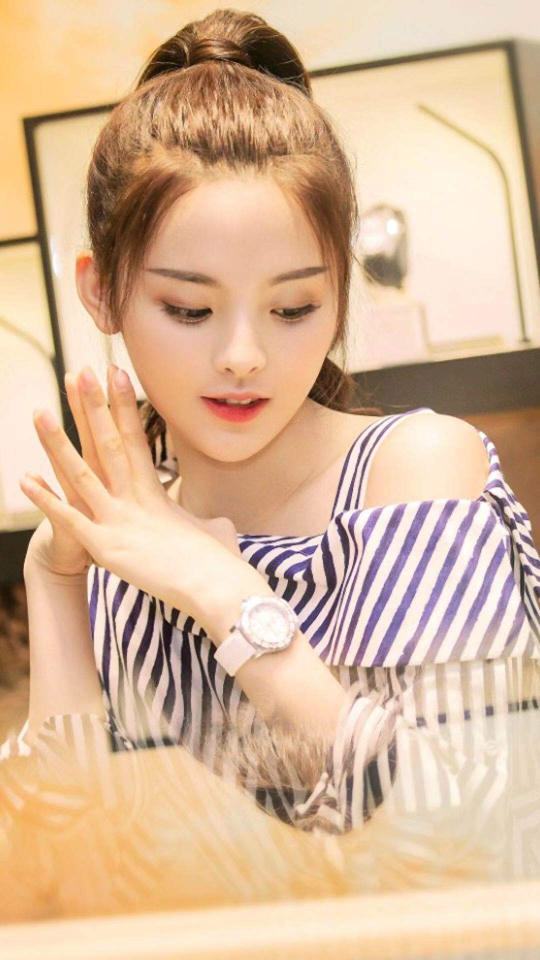
#> input picture openvc/yang.jpg, 1080 x 1920 px (shown at 1/2 size)
$ python 1.py
#> lines starting #> are read from the running program, lines starting #| are printed output that depends on the picture
import cv2
#cv2.imread(路径名，像素模式) 1 彩色 0 灰色 -1 alpha通道
# img.shape 返回一个元祖(height,width)
# cv2.imshow(name,img)
# cv2.imwrite(路径名，img)
# cv2.waitKey(0) 返回按键的ASCII码
# cv2.destroyWindow(name) cv2.destroyAllWindow()
# cv2.resize(img,(width,height))
#
img=cv2.imread("yang.jpg",0)
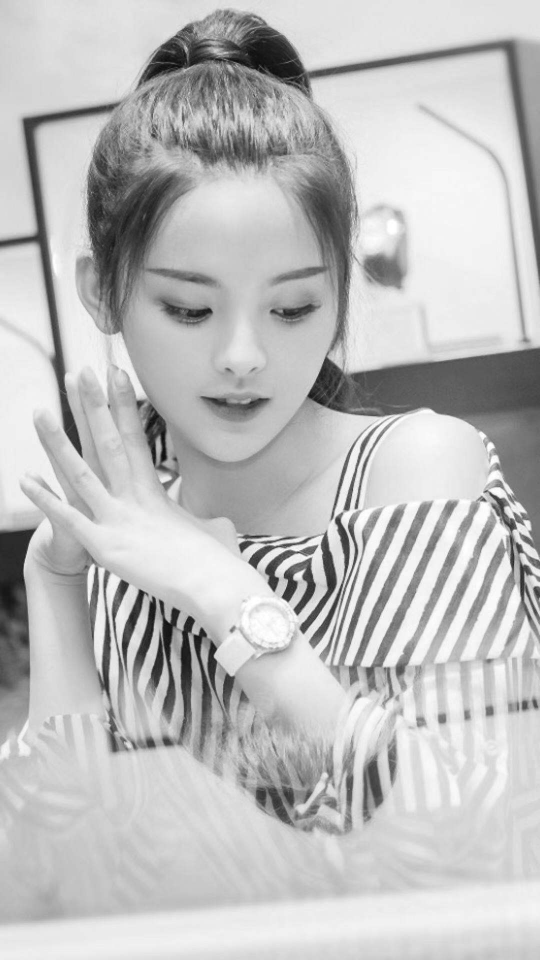
#> img: shape (1920, 1080) (shown at 1/2 size); min 0, max 255, mean 189.9
# print(img.shape)
img=cv2.resize(img,(int(img.shape[1]/4),int(img.shape[0]/4)))
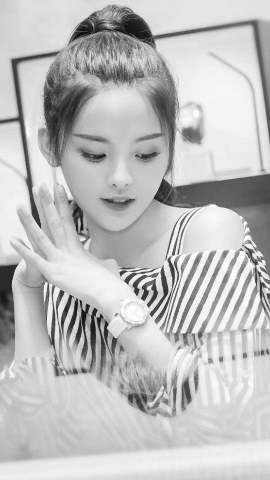
#> img: shape (480, 270); min 9, max 255, mean 190
cv2.imshow("yang",img)
key=cv2.waitKey(0)
#> (key Esc is pressed here)
if key==115:
    cv2.imwrite("yang_grey2.jpg",img)
    cv2.destroyWindow("yang")

$ run again, with openvc/15.jpg copied over openvc/yang.jpg
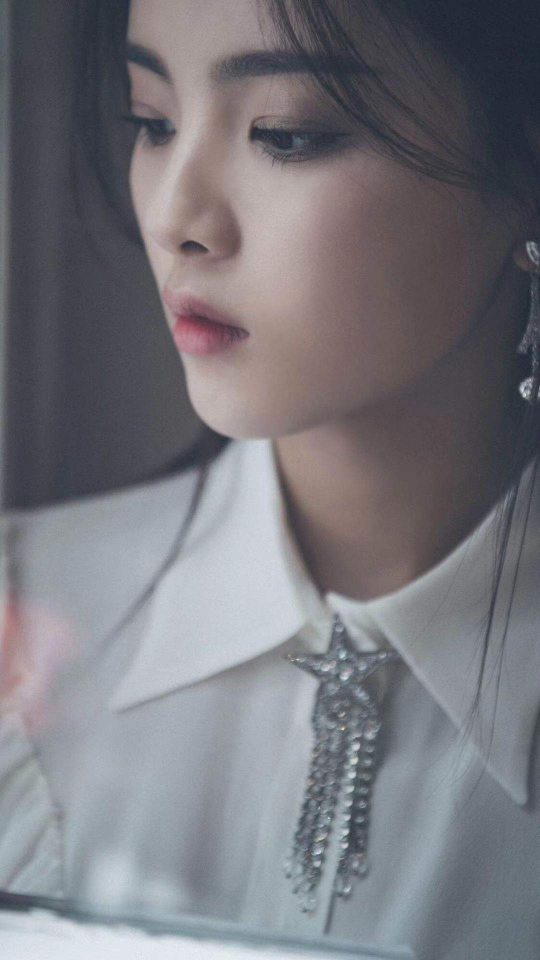
#> input picture openvc/15.jpg, 1080 x 1920 px (shown at 1/2 size)
#> `img=cv2.resize(img,(int(img.shape[1]/4),int(img.shape[0]/4)))`:
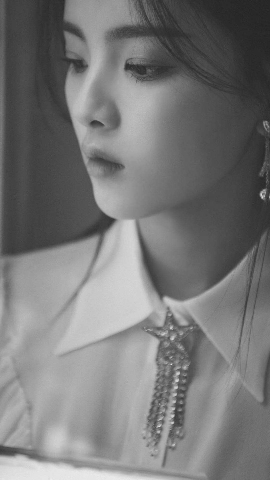
#> img: shape (480, 270); min 35, max 237, mean 119.1

$ run again, with openvc/5.jpg copied over openvc/yang.jpg
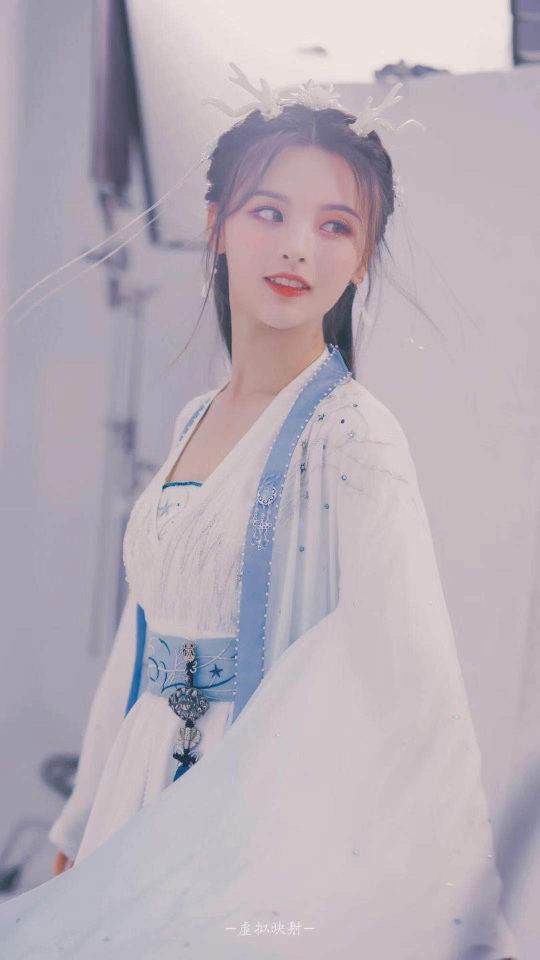
#> input picture openvc/5.jpg, 1080 x 1920 px (shown at 1/2 size)
#> `img=cv2.imread("yang.jpg",0)`:
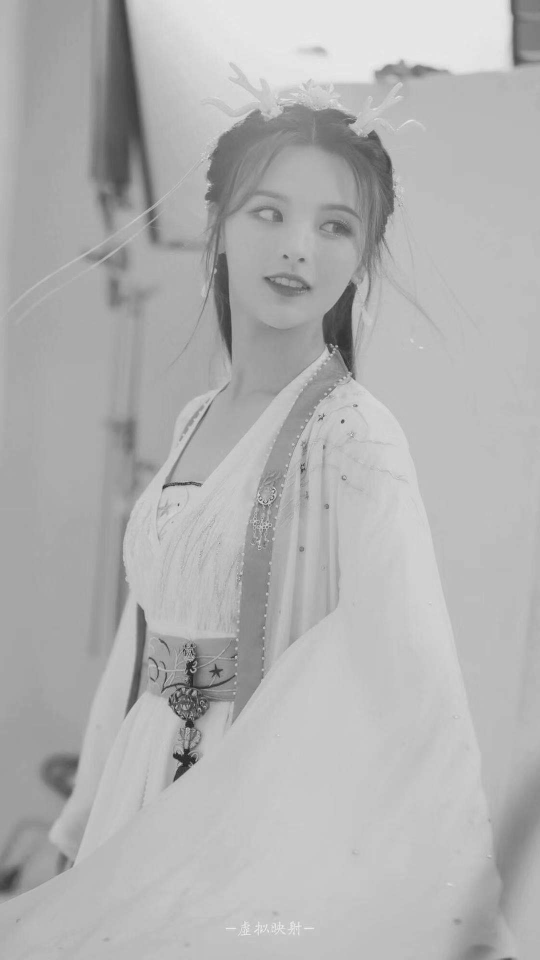
#> img: shape (1920, 1080) (shown at 1/2 size); min 11, max 251, mean 177.8
#> `img=cv2.resize(img,(int(img.shape[1]/4),int(img.shape[0]/4)))`:
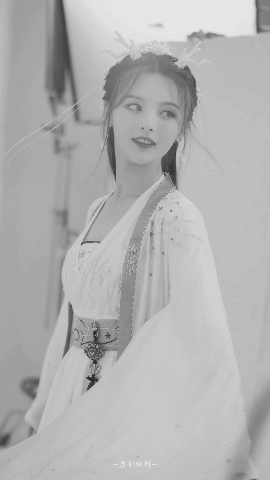
#> img: shape (480, 270); min 20, max 235, mean 177.9
